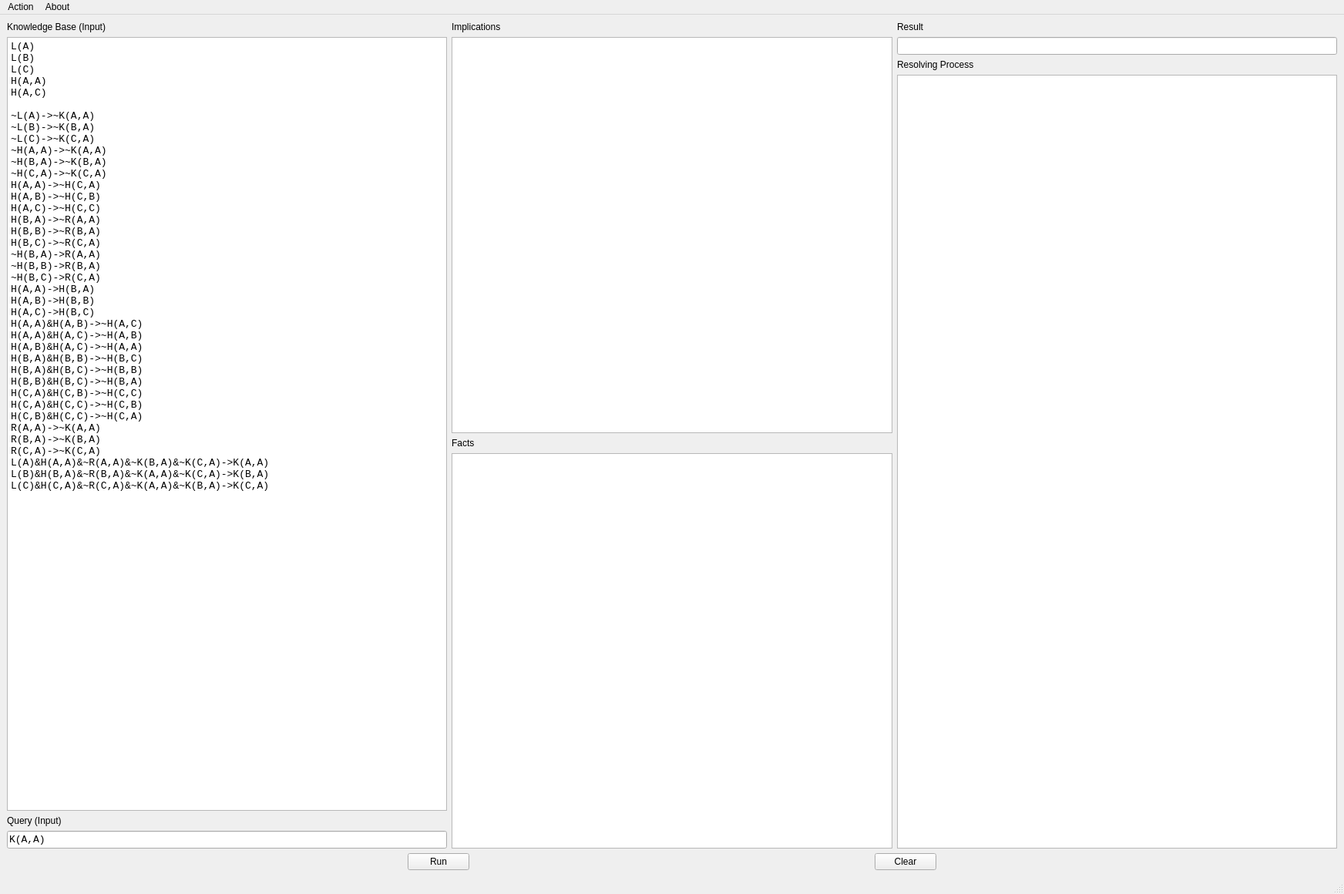
<?xml version="1.0" encoding="UTF-8"?>
<ui version="4.0">
 <class>MainWindow</class>
 <widget class="QMainWindow" name="MainWindow">
  <property name="geometry">
   <rect>
    <x>0</x>
    <y>0</y>
    <width>1744</width>
    <height>1160</height>
   </rect>
  </property>
  <property name="windowTitle">
   <string>MainWindow</string>
  </property>
  <widget class="QWidget" name="centralwidget">
   <layout class="QGridLayout" name="gridLayout_3">
    <item row="0" column="0">
     <layout class="QVBoxLayout" name="verticalLayout_8" stretch="0,0">
      <item>
       <layout class="QHBoxLayout" name="horizontalLayout_14" stretch="0,0,0">
        <item>
         <layout class="QVBoxLayout" name="verticalLayout_9" stretch="0,0">
          <item>
           <layout class="QVBoxLayout" name="verticalLayout_11">
            <item>
             <widget class="QLabel" name="label_2">
              <property name="text">
               <string>Knowledge Base (Input)</string>
              </property>
             </widget>
            </item>
            <item>
             <widget class="QPlainTextEdit" name="plainTextEdit">
              <property name="font">
               <font>
                <family>Consolas</family>
                <pointsize>10</pointsize>
               </font>
              </property>
              <property name="plainText">
               <string>L(A)
L(B)
L(C)
H(A,A)
H(A,C)

~L(A)-&gt;~K(A,A)
~L(B)-&gt;~K(B,A)
~L(C)-&gt;~K(C,A)
~H(A,A)-&gt;~K(A,A)
~H(B,A)-&gt;~K(B,A)
~H(C,A)-&gt;~K(C,A)
H(A,A)-&gt;~H(C,A)
H(A,B)-&gt;~H(C,B)
H(A,C)-&gt;~H(C,C)
H(B,A)-&gt;~R(A,A)
H(B,B)-&gt;~R(B,A)
H(B,C)-&gt;~R(C,A)
~H(B,A)-&gt;R(A,A)
~H(B,B)-&gt;R(B,A)
~H(B,C)-&gt;R(C,A)
H(A,A)-&gt;H(B,A)
H(A,B)-&gt;H(B,B)
H(A,C)-&gt;H(B,C)
H(A,A)&amp;H(A,B)-&gt;~H(A,C)
H(A,A)&amp;H(A,C)-&gt;~H(A,B)
H(A,B)&amp;H(A,C)-&gt;~H(A,A)
H(B,A)&amp;H(B,B)-&gt;~H(B,C)
H(B,A)&amp;H(B,C)-&gt;~H(B,B)
H(B,B)&amp;H(B,C)-&gt;~H(B,A)
H(C,A)&amp;H(C,B)-&gt;~H(C,C)
H(C,A)&amp;H(C,C)-&gt;~H(C,B)
H(C,B)&amp;H(C,C)-&gt;~H(C,A)
R(A,A)-&gt;~K(A,A)
R(B,A)-&gt;~K(B,A)
R(C,A)-&gt;~K(C,A)
L(A)&amp;H(A,A)&amp;~R(A,A)&amp;~K(B,A)&amp;~K(C,A)-&gt;K(A,A)
L(B)&amp;H(B,A)&amp;~R(B,A)&amp;~K(A,A)&amp;~K(C,A)-&gt;K(B,A)
L(C)&amp;H(C,A)&amp;~R(C,A)&amp;~K(A,A)&amp;~K(B,A)-&gt;K(C,A)</string>
              </property>
             </widget>
            </item>
           </layout>
          </item>
          <item>
           <layout class="QVBoxLayout" name="verticalLayout_12">
            <item>
             <widget class="QLabel" name="label_3">
              <property name="text">
               <string>Query (Input)</string>
              </property>
             </widget>
            </item>
            <item>
             <widget class="QLineEdit" name="lineEdit_2">
              <property name="font">
               <font>
                <family>Consolas</family>
                <pointsize>10</pointsize>
               </font>
              </property>
              <property name="text">
               <string>K(A,A)</string>
              </property>
             </widget>
            </item>
           </layout>
          </item>
         </layout>
        </item>
        <item>
         <layout class="QVBoxLayout" name="verticalLayout_10">
          <item>
           <widget class="QLabel" name="label">
            <property name="text">
             <string>Implications</string>
            </property>
           </widget>
          </item>
          <item>
           <widget class="QTableView" name="tableView">
            <property name="font">
             <font>
              <family>Consolas</family>
              <pointsize>10</pointsize>
             </font>
            </property>
           </widget>
          </item>
          <item>
           <widget class="QLabel" name="label_4">
            <property name="text">
             <string>Facts</string>
            </property>
           </widget>
          </item>
          <item>
           <widget class="QTableView" name="tableView_2">
            <property name="font">
             <font>
              <family>Consolas</family>
              <pointsize>10</pointsize>
             </font>
            </property>
           </widget>
          </item>
         </layout>
        </item>
        <item>
         <layout class="QVBoxLayout" name="verticalLayout">
          <item>
           <widget class="QLabel" name="label_6">
            <property name="text">
             <string>Result</string>
            </property>
           </widget>
          </item>
          <item>
           <widget class="QLineEdit" name="lineEdit">
            <property name="font">
             <font>
              <family>Consolas</family>
              <pointsize>10</pointsize>
             </font>
            </property>
           </widget>
          </item>
          <item>
           <widget class="QLabel" name="label_5">
            <property name="text">
             <string>Resolving Process</string>
            </property>
           </widget>
          </item>
          <item>
           <widget class="QTableView" name="tableView_3">
            <property name="font">
             <font>
              <family>Consolas</family>
              <pointsize>10</pointsize>
             </font>
            </property>
           </widget>
          </item>
         </layout>
        </item>
       </layout>
      </item>
      <item>
       <layout class="QHBoxLayout" name="horizontalLayout_13">
        <item>
         <spacer name="horizontalSpacer">
          <property name="orientation">
           <enum>Qt::Horizontal</enum>
          </property>
          <property name="sizeHint" stdset="0">
           <size>
            <width>40</width>
            <height>20</height>
           </size>
          </property>
         </spacer>
        </item>
        <item>
         <widget class="QPushButton" name="pushButtonRun">
          <property name="text">
           <string>Run</string>
          </property>
         </widget>
        </item>
        <item>
         <spacer name="horizontalSpacer_2">
          <property name="orientation">
           <enum>Qt::Horizontal</enum>
          </property>
          <property name="sizeType">
           <enum>QSizePolicy::MinimumExpanding</enum>
          </property>
          <property name="sizeHint" stdset="0">
           <size>
            <width>60</width>
            <height>0</height>
           </size>
          </property>
         </spacer>
        </item>
        <item>
         <widget class="QPushButton" name="pushButtonClear">
          <property name="text">
           <string>Clear</string>
          </property>
         </widget>
        </item>
        <item>
         <spacer name="horizontalSpacer_3">
          <property name="orientation">
           <enum>Qt::Horizontal</enum>
          </property>
          <property name="sizeHint" stdset="0">
           <size>
            <width>40</width>
            <height>20</height>
           </size>
          </property>
         </spacer>
        </item>
       </layout>
      </item>
     </layout>
    </item>
   </layout>
  </widget>
  <widget class="QMenuBar" name="menubar">
   <property name="geometry">
    <rect>
     <x>0</x>
     <y>0</y>
     <width>1744</width>
     <height>31</height>
    </rect>
   </property>
   <widget class="QMenu" name="menuAbout">
    <property name="title">
     <string>About</string>
    </property>
    <addaction name="actionAbout_the_Program"/>
    <addaction name="actionAbout_Qt"/>
   </widget>
   <widget class="QMenu" name="menuAction">
    <property name="title">
     <string>Action</string>
    </property>
    <addaction name="actionRun"/>
    <addaction name="actionClear"/>
   </widget>
   <addaction name="menuAction"/>
   <addaction name="menuAbout"/>
  </widget>
  <widget class="QStatusBar" name="statusbar"/>
  <action name="actionAbout_the_Program">
   <property name="text">
    <string>About the Program</string>
   </property>
  </action>
  <action name="actionAbout_Qt">
   <property name="text">
    <string>About Qt</string>
   </property>
  </action>
  <action name="actionRun">
   <property name="text">
    <string>Run</string>
   </property>
  </action>
  <action name="actionClear">
   <property name="text">
    <string>Clear</string>
   </property>
  </action>
 </widget>
 <resources/>
 <connections/>
</ui>
